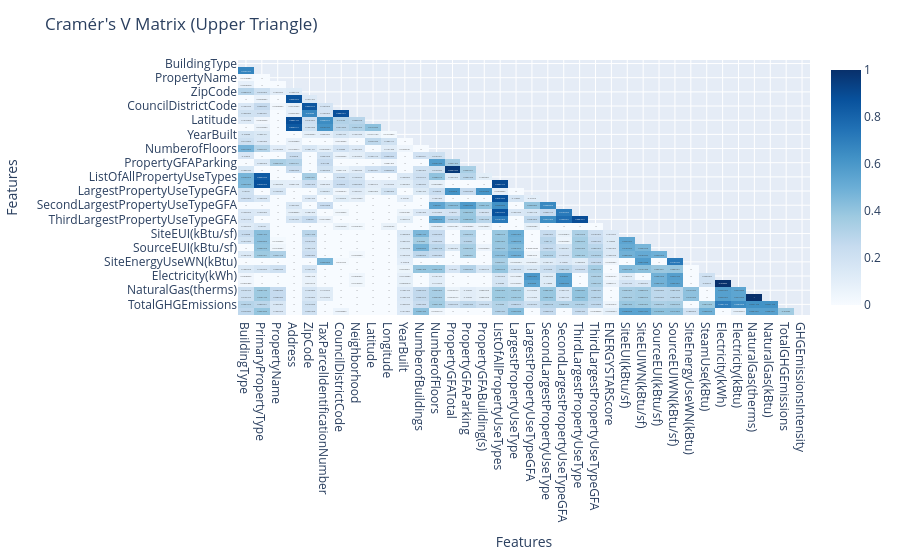

Notebook cell for this chart:
### Code cell
import numpy as np
import pandas as pd
import plotly.express as px
from scipy.stats import chi2_contingency

def identify_categorical_columns(df):
    return df.select_dtypes(include=['object', 'category']).columns.tolist()

def fill_missing_categorical(df, columns, placeholder='missing'):
    df_filled = df.copy()
    for column in columns:
        df_filled[column] = df_filled[column].fillna(placeholder)
    return df_filled

def cramers_v(confusion_matrix):
    chi2 = chi2_contingency(confusion_matrix)[0]
    n = confusion_matrix.values.sum()  
    phi2 = chi2 / n
    r, k = confusion_matrix.shape
    phi2corr = max(0, phi2 - ((k-1)*(r-1))/(n-1))
    rcorr = r - ((r-1)**2)/(n-1)
    kcorr = k - ((k-1)**2)/(n-1)
    return np.sqrt(phi2corr / min((kcorr-1), (rcorr-1)))

def calculate_cramers_v_matrix(df, columns):
    cramers_v_matrix = pd.DataFrame(index=columns, columns=columns)
    for col1 in columns:
        for col2 in columns:
            if col1 == col2:
                cramers_v_matrix.loc[col1, col2] = 1.0
            else:
                confusion_matrix = pd.crosstab(df[col1], df[col2])
                cramers_v_matrix.loc[col1, col2] = cramers_v(confusion_matrix)
    return cramers_v_matrix.astype(float)

def plot_cramers_v_matrix(cramers_v_matrix):
    mask = np.triu(np.ones_like(cramers_v_matrix, dtype=bool))
    cramers_v_matrix_masked = cramers_v_matrix.mask(mask)
    
    fig = px.imshow(cramers_v_matrix_masked, text_auto=True, aspect="auto", color_continuous_scale='Blues')
    fig.update_layout(title='Cramér\'s V Matrix (Upper Triangle)', xaxis_title='Features', yaxis_title='Features')
    fig.show()

# Cast all columns that are not already strings to strings
def cast_all_columns_to_string(df):
    for col in df.columns:
        if df[col].dtype != 'object':
            df[col] = df[col].astype(str)
    return df

# Filter out columns with only one unique value
def filter_single_value_columns(df):
    return [col for col in df.columns if df[col].nunique() > 1]


df_cleaned_value = df_cleaned_value.drop(columns=['SiteEnergyUse(kBtu)','OSEBuildingID'])

# Cast to string
df_cleaned_value = cast_all_columns_to_string(df_cleaned_value)

# Identify categorical columns
categorical_columns = identify_categorical_columns(df_cleaned_value)
print("Categorical Columns:", categorical_columns)

# Fill missing values in categorical columns
df_filled = fill_missing_categorical(df_cleaned_value, categorical_columns)
print("Filled DataFrame Columns:", df_filled.columns)

# Filter out columns with only one unique value
filtered_columns = filter_single_value_columns(df_filled)
print("Filtered Columns:", filtered_columns)

# Calculate Cramér's V matrix
cramers_v_matrix = calculate_cramers_v_matrix(df_filled, filtered_columns)
print("Cramér's V Matrix Columns:", cramers_v_matrix.columns)

# Plot Cramér's V matrix
plot_cramers_v_matrix(cramers_v_matrix)

def get_highly_correlated_features(cramers_v_matrix, threshold=0.8):
    correlated_features = []
    for col in cramers_v_matrix.columns:
        high_corr = cramers_v_matrix[col][cramers_v_matrix[col] > threshold]
        high_corr = high_corr[high_corr.index != col]
        for index, value in high_corr.items():
            correlated_features.append((col, index, value))
    return correlated_features

# Get highly correlated features
threshold = 0.8
highly_correlated_features = get_highly_correlated_features(cramers_v_matrix, threshold)

print("Highly correlated features (above threshold):")
for feature1, feature2, value in highly_correlated_features:
    print(f"{feature1} and {feature2}: {value}")

### Figure 1 — Plotly figure (JSON) as saved in the notebook; plotly's stock layout.template omitted (floating-point values rounded to 4 significant figures; data arrays with more than 128 entries replaced by an {"elided": "..."} marker saying what was removed)
{"data": [{"coloraxis": "coloraxis", "hovertemplate": "x: %{x}<br>y: %{y}<br>color: %{z}<extra></extra>", "name": "0", "texttemplate": "%{z}", "type": "heatmap", "x": ["BuildingType", "PrimaryPropertyType", "PropertyName", "Address", "ZipCode", "TaxParcelIdentificationNumber", "CouncilDistrictCode", "Neighborhood", "Latitude", "Longitude", "YearBuilt", "NumberofBuildings", "NumberofFloors", "PropertyGFATotal", "PropertyGFAParking", "PropertyGFABuilding(s)", "ListOfAllPropertyUseTypes", "LargestPropertyUseType", "LargestPropertyUseTypeGFA", "SecondLargestPropertyUseType", "SecondLargestPropertyUseTypeGFA", "ThirdLargestPropertyUseType", "ThirdLargestPropertyUseTypeGFA", "ENERGYSTARScore", "SiteEUI(kBtu/sf)", "SiteEUIWN(kBtu/sf)", "SourceEUI(kBtu/sf)", "SourceEUIWN(kBtu/sf)", "SiteEnergyUseWN(kBtu)", "SteamUse(kBtu)", "Electricity(kWh)", "Electricity(kBtu)", "NaturalGas(therms)", "NaturalGas(kBtu)", "TotalGHGEmissions", "GHGEmissionsIntensity"], "xaxis": "x", "y": ["BuildingType", "PrimaryPropertyType", "PropertyName", "Address", "ZipCode", "TaxParcelIdentificationNumber", "CouncilDistrictCode", "Neighborhood", "Latitude", "Longitude", "YearBuilt", "NumberofBuildings", "NumberofFloors", "PropertyGFATotal", "PropertyGFAParking", "PropertyGFABuilding(s)", "ListOfAllPropertyUseTypes", "LargestPropertyUseType", "LargestPropertyUseTypeGFA", "SecondLargestPropertyUseType", "SecondLargestPropertyUseTypeGFA", "ThirdLargestPropertyUseType", "ThirdLargestPropertyUseTypeGFA", "ENERGYSTARScore", "SiteEUI(kBtu/sf)", "SiteEUIWN(kBtu/sf)", "SourceEUI(kBtu/sf)", "SourceEUIWN(kBtu/sf)", "SiteEnergyUseWN(kBtu)", "SteamUse(kBtu)", "Electricity(kWh)", "Electricity(kBtu)", "NaturalGas(therms)", "NaturalGas(kBtu)", "TotalGHGEmissions", "GHGEmissionsIntensity"], "yaxis": "y", "z": {"elided": "36x36 float values"}}], "layout": {"coloraxis": {"colorscale": [[0, "rgb(247,251,255)"], [0.125, "rgb(222,235,247)"], [0.25, "rgb(198,219,239)"], [0.375, "rgb(158,202,225)"], [0.5, "rgb(107,174,214)"], [0.625, "rgb(66,146,198)"], [0.75, "rgb(33,113,181)"], [0.875, "rgb(8,81,156)"], [1, "rgb(8,48,107)"]]}, "margin": {"t": 60}, "title": {"text": "Cramér's V Matrix (Upper Triangle)"}, "xaxis": {"anchor": "y", "domain": [0, 1], "title": {"text": "Features"}}, "yaxis": {"anchor": "x", "autorange": "reversed", "domain": [0, 1], "title": {"text": "Features"}}}}
